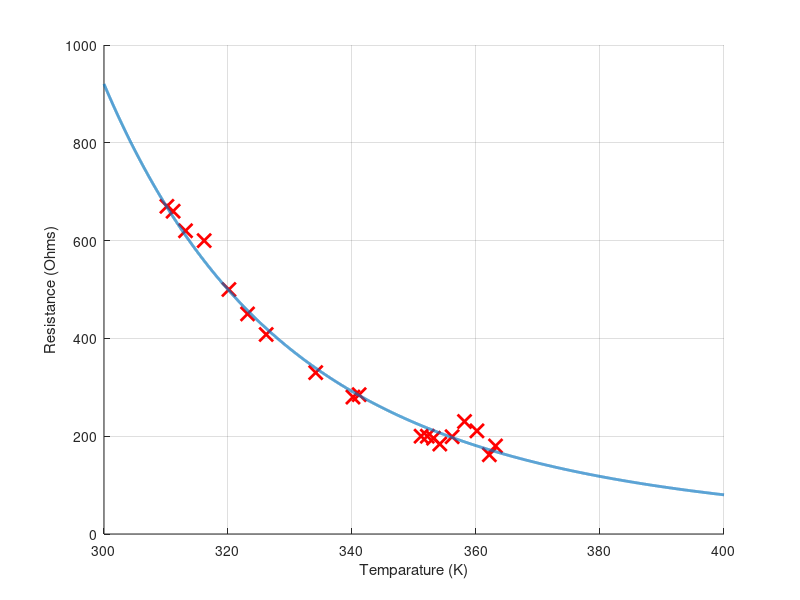

Source code (MATLAB):
clear;
clc;

hold on;
grid on;

T = [90 89 87 85 83 81 80 79 78 68 67 61 53 50 47 43 40 38 37]';
R = [180 162 211 230 199 184 196 200 200 285 280 330 408 450 500 600 620 660 670]';

T = T + 273.15;

plot(T, R, 'rx', 'markersize',10, 'linewidth', 2);

xlabel('Temparature (K)');
ylabel('Resistance (Ohms)');

y = log(R);
x = [(1./T), ones(length(T),1)];

c = inv(x'*x)*x'*y;
b = c(1);

T0 = 300;
R0 = exp(c(2) + (b/T0));

Te = 300:0.01:400;
Re = R0*exp(b*((1./Te) - (1/T0)));
plot(Te, Re, 'linewidth', 2);

fprintf('Results\n');
fprintf('R0 : %.2f\n', R0);
fprintf('b : %.2f\n', b);







